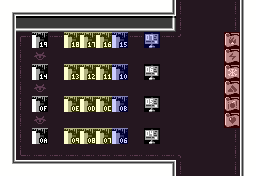

A level layout from a 2D game, rendered from its tile map. Below: a short description, then the map file with its tile-grid data intact:
An orthogonal 16x11 tile map with 16x16 px tiles, 2 tile layers (Base, Attributes), 6 tilesets.

<map version="1.10" tiledversion="1.11.2" orientation="orthogonal" renderorder="right-down" width="16" height="11" tilewidth="16" tileheight="16" infinite="0" nextlayerid="66" nextobjectid="1">
 <properties>
  <property name="base_logic" value="ROOM_BASE_LOGIC_NONE" />
  <property name="category" value="exterior" />
  <property name="dark" type="bool" value="false" />
  <property name="exit_east" type="bool" value="true" />
  <property name="exit_north" type="bool" value="true" />
  <property name="exit_south" type="bool" value="true" />
  <property name="exit_west" type="bool" value="true" />
  <property name="forbid_player_spawning" type="bool" value="false" />
  <property name="room_obj_palette" value="sprite_palette_overworld_table" />
  <property name="room_palette" value="hub_world_palette_table" />
 </properties>
 <tileset firstgid="1" source="../../MapTiles.tsx" />
 <tileset firstgid="257" source="../../DiscoFloorTiles.tsx" />
 <tileset firstgid="289" source="../../Attributes.tsx" />
 <tileset firstgid="293" source="../../TechnicalTiles.tsx" />
 <tileset firstgid="357" source="../../SignTiles.tsx" />
 <tileset firstgid="485" source="../../ExitTiles.tsx" />
 <layer id="1" name="Base" width="16" height="11">
  <data encoding="csv">
212,226,226,226,226,226,226,226,226,226,227,266,257,257,268,209,
211,242,242,242,242,242,242,242,242,242,243,266,257,257,268,209,
211,258,510,259,509,508,507,506,259,364,259,270,257,257,341,209,
211,266,273,257,257,257,257,257,257,257,257,257,257,257,342,209,
211,266,505,257,504,503,502,501,257,363,257,257,257,257,343,209,
211,266,273,257,257,257,257,257,257,257,257,257,257,257,344,209,
211,266,500,257,499,498,497,496,257,362,257,257,257,257,345,209,
211,266,273,257,257,257,257,257,257,257,257,257,257,257,346,209,
211,266,495,257,494,493,492,491,257,361,257,257,257,257,268,209,
211,274,275,275,275,275,275,275,275,275,275,262,257,257,268,209,
228,194,194,194,194,194,194,194,194,194,195,266,257,257,268,209
</data>
 </layer>
 <layer id="2" name="Attributes" width="16" height="11" opacity="0.2">
  <data encoding="csv">
289,289,289,289,289,289,289,289,289,289,289,289,289,289,289,289,
289,289,289,289,289,289,289,289,289,289,289,289,289,289,289,289,
289,289,289,289,291,291,291,290,289,290,289,289,289,289,292,289,
289,289,0,0,0,0,0,0,0,0,0,0,0,0,292,289,
289,289,289,289,291,291,291,290,289,289,289,289,289,289,292,289,
289,289,289,289,289,289,289,289,289,289,289,289,289,289,292,289,
289,289,289,289,291,291,291,290,289,289,0,0,0,0,292,289,
289,289,289,289,289,289,289,289,289,289,289,289,289,289,292,289,
289,289,289,0,291,291,291,290,289,0,0,289,289,289,289,289,
289,289,289,289,289,0,0,0,0,289,289,289,289,289,289,289,
289,289,289,289,289,289,289,289,289,289,289,289,289,289,289,289
</data>
 </layer>
</map>
